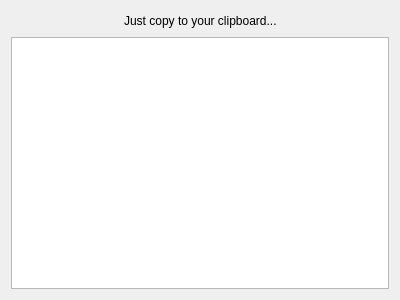
<?xml version="1.0" encoding="UTF-8"?>
<ui version="4.0">
 <class>ExportDialog</class>
 <widget class="QDialog" name="ExportDialog">
  <property name="geometry">
   <rect>
    <x>0</x>
    <y>0</y>
    <width>400</width>
    <height>300</height>
   </rect>
  </property>
  <property name="windowTitle">
   <string>Export</string>
  </property>
  <layout class="QGridLayout" name="gridLayout">
   <item row="1" column="0">
    <widget class="QTextEdit" name="textEditExport"/>
   </item>
   <item row="0" column="0">
    <layout class="QHBoxLayout" name="horizontalLayout">
     <item>
      <spacer name="horizontalSpacer_2">
       <property name="orientation">
        <enum>Qt::Horizontal</enum>
       </property>
       <property name="sizeHint" stdset="0">
        <size>
         <width>40</width>
         <height>20</height>
        </size>
       </property>
      </spacer>
     </item>
     <item>
      <widget class="QLabel" name="label">
       <property name="text">
        <string>Just copy to your clipboard...</string>
       </property>
      </widget>
     </item>
     <item>
      <spacer name="horizontalSpacer">
       <property name="orientation">
        <enum>Qt::Horizontal</enum>
       </property>
       <property name="sizeHint" stdset="0">
        <size>
         <width>40</width>
         <height>20</height>
        </size>
       </property>
      </spacer>
     </item>
    </layout>
   </item>
  </layout>
 </widget>
 <resources/>
 <connections/>
</ui>
